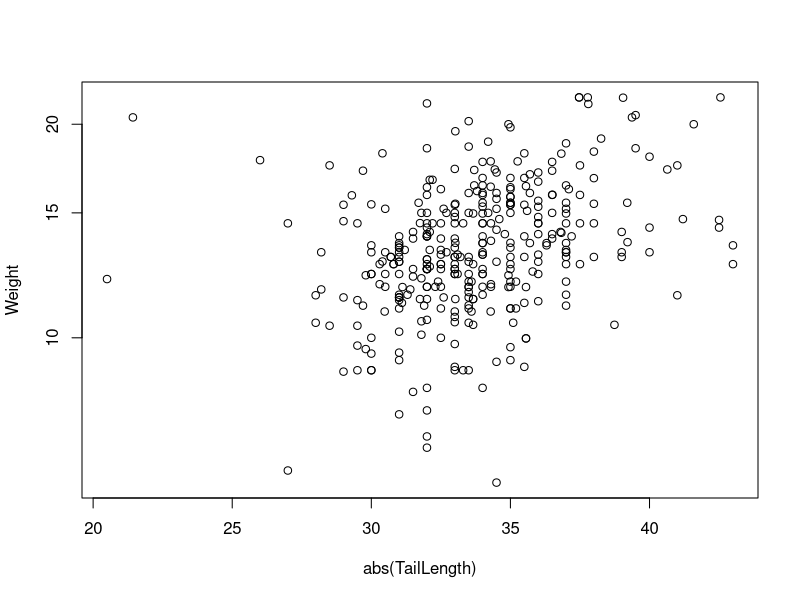

Recreate this plot in R.
setwd("~/Desktop/Evolution/Tasks/Project")
Data <- read.csv("DataSet.csv")
Data2 <- read.csv("DataSet2.csv")
Data
Data2
Male <- which(Data[,3] == 'M')
Female <- which(Data[,3] == 'F')
Region <- (Data[,6])
TailLength <- (Data[,9])
Weight <- (Data[,7])
plot(abs(TailLength), Weight, log="y")
 